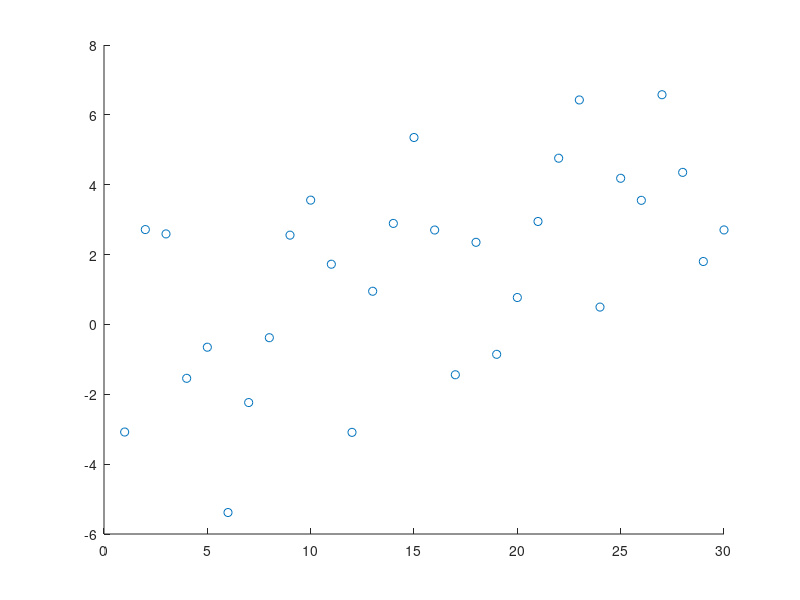

Source code (MATLAB): (Note: this script raises an error after producing the figure.)
 

datax = [1:30];
datay = [0.1:0.1:3] + randn(1,30).*2.5;

scatter(datax,datay);
l1 = lsline;
l1.LineWidth =3;
%%
datax2 = datax;
datax2(2) = -15;
datay2 = datay;
datay2(2) = 15;
scatter(datax2,datay2);
l2 = lsline;
l2.LineWidth = 3;
%%
create_figure;
subplot(1,2,1);
scatter(datax,datay,'filled');
l1 = lsline;
l1.LineWidth =3;
l1.Color = [1 0 1 0.5];
set(gca,'Ylim',[-4 16],'Xlim',[-20 30]);
subplot(1,2,2);
scatter(datax2,datay2,'filled');
l2 = lsline;
l2.LineWidth = 3;
l2.Color = [0.1 0.2 0.8 0.5];

%
[beta, stats] = robustfit([ones(1,30); datax2]', datay2,'bisquare', [], 'off');
h3 = refline([beta(2) beta(1)]);
h3.Color = [1 0 0.1 0.9];
h3.LineWidth = 2;
